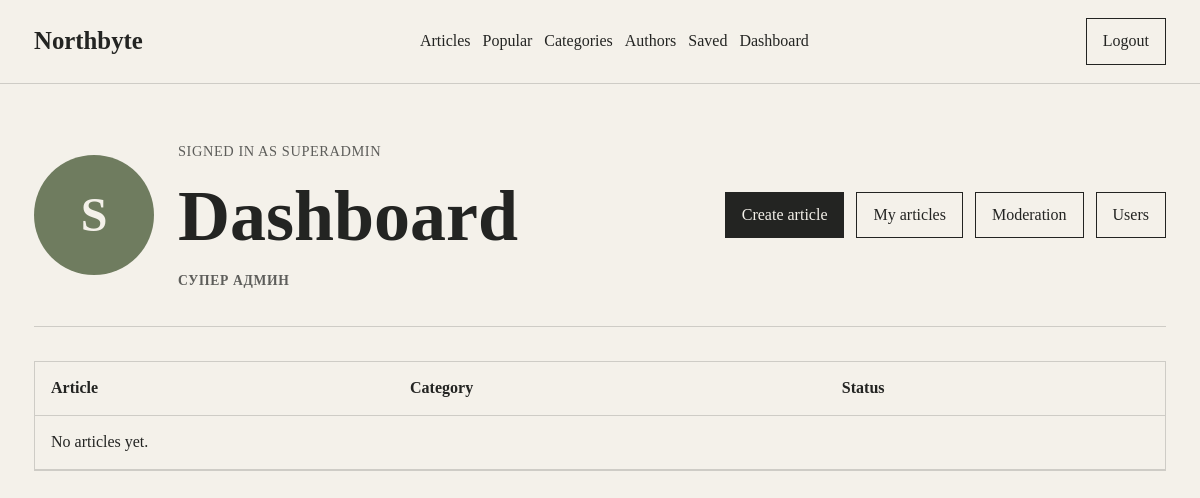
Screenshot of /accounts/dashboard/ (signed in) with the database file from the repository.
### accounts/models.py (models this page shows, shortened)
class User(AbstractUser):
    class Role(models.TextChoices):
        SUPERADMIN = "superadmin", "Супер Админ"
        ADMIN = "admin", "Админ"
        USER = "user", "Пользователь"
    role = models.CharField(
        max_length=20,
        choices=Role.choices,
        default=Role.USER,
    )
    avatar = models.ImageField(upload_to="avatars/", null=True, blank=True)
    bio = models.TextField(max_length=500, blank=True)
    is_banned = models.BooleanField(default=False)

### accounts/views.py (the view)
# urls.py: path("dashboard/", views.dashboard_view, name="dashboard"),
@login_required
def dashboard_view(request):
    articles = Article.objects.filter(author=request.user).select_related("category")
    return render(request, "accounts/dashboard.html", {"articles": articles})

### accounts/templates/accounts/dashboard.html (shortened to what this page needs)
{% extends "base.html" %}
{% block content %}
<section class="section-head user-profile">
    <div class="user-info">
        {% if user.avatar %}
            <img src="{{ user.avatar.url }}" alt="{{ user.username }}" class="profile-avatar">
        {% else %}
            <div class="avatar-placeholder">{{ user.username|first|upper }}</div>
        {% endif %}
        <div class="user-details">
            <p class="eyebrow">Signed in as {{ user.username }}</p>
            <h1>Dashboard</h1>
            <p class="user-role">{{ user.get_role_display }}</p>
        </div>
    </div>
    <div class="toolbar">
        <a class="button" href="{% url 'articles:create' %}">Create article</a>
        <a class="button secondary" href="{% url 'articles:my_articles' %}">My articles</a>
        {% if user.is_staff or user.is_superuser %}
            <a class="button secondary" href="{% url 'articles:moderation_queue' %}">Moderation</a>
            <a class="button secondary" href="{% url 'accounts:user_management' %}">Users</a>
        {% endif %}
    </div>
</section>
<div class="table-panel">
    <table>
        <thead><tr><th>Article</th><th>Category</th><th>Status</th></tr></thead>
        <tbody>
        {% for article in articles %}
            <tr>
                <td><a href="{{ article.get_absolute_url }}">{{ article.title }}</a></td>
                <td>{{ article.category.name }}</td>
                <td>{{ article.get_status_display }}</td>
            </tr>
        {% empty %}
            <tr><td colspan="3">No articles yet.</td></tr>
        {% endfor %}
        </tbody>
    </table>
</div>
{% endblock %}

### static/css/site.css (style rules this page uses)
:root { --ink: #232422; --paper: #f4f1ea; --accent: #6f7c5f; --ink-soft: rgba(35, 36, 34, 0.72); --line: rgba(35, 36, 34, 0.18); --surface: rgba(244, 241, 234, 0.72); }
* { box-sizing: border-box; }
body { margin: 0; background: var(--paper); color: var(--ink); font-family: Georgia, "Times New Roman", serif; line-height: 1.55; }
a { color: inherit; text-decoration: none; }
.nav-links, .nav-actions, .toolbar, .inline-actions { display: flex; flex-wrap: wrap; gap: 12px; align-items: center; }
.section-head { display: flex; justify-content: space-between; align-items: flex-end; gap: 24px; margin-bottom: 34px; border-bottom: 1px solid var(--line); padding-bottom: 22px; }
h1, h2 { line-height: 1.1; margin: 0; }
h1 { font-size: clamp(2.2rem, 6vw, 4.8rem); max-width: 820px; }
.eyebrow, .meta-line, .card-footer { color: var(--ink-soft); font-size: 0.9rem; text-transform: uppercase; letter-spacing: 0.04em; }
.button, button, .link-button { border: 1px solid var(--ink); background: var(--ink); color: var(--paper); padding: 10px 16px; font: inherit; cursor: pointer; }
.secondary, .link-button { background: transparent; color: var(--ink); }
.table-panel { overflow-x: auto; border: 1px solid var(--line); }
table { width: 100%; border-collapse: collapse; }
th, td { text-align: left; padding: 14px 16px; border-bottom: 1px solid var(--line); }
.user-profile { align-items: center; }
.user-info { display: flex; align-items: center; gap: 24px; }
.avatar-placeholder { width: 120px; height: 120px; border-radius: 50%; background: var(--accent); color: var(--paper); display: flex; align-items: center; justify-content: center; font-size: 3rem; font-weight: 700; }
.user-details h1 { margin-bottom: 8px; }
.user-role { font-size: 0.85rem; color: var(--ink-soft); text-transform: uppercase; letter-spacing: 0.05em; font-weight: 700; }

### rows the page displays
User: username|first "S", username "SUPERADMIN", role "СУПЕР АДМИН"
